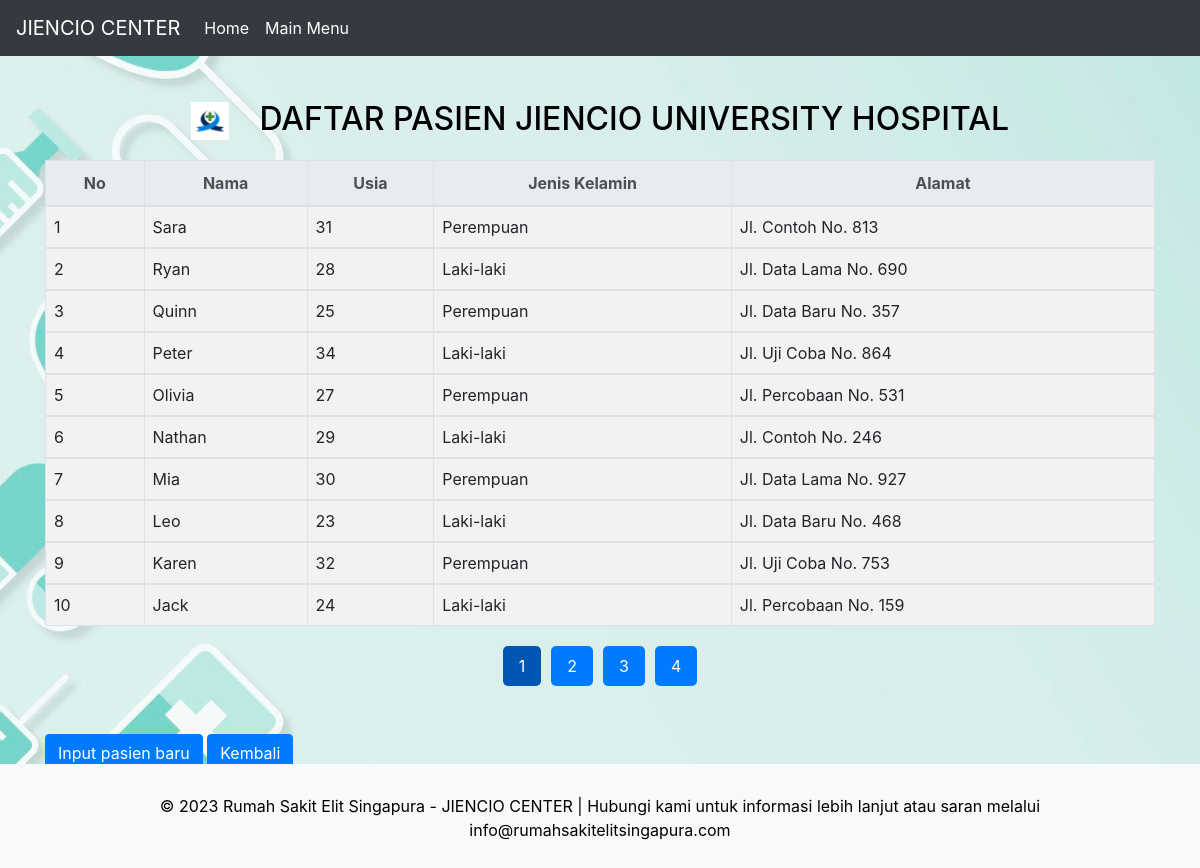
/indexpasien.php, run on the app's committed database.
### tables this page shows
CREATE TABLE `pasien` (
  `id` int(11) NOT NULL,
  `nama` varchar(100) NOT NULL,
  `usia` int(11) NOT NULL,
  `jenis_kelamin` varchar(20) NOT NULL,
  `alamat` varchar(255) NOT NULL
);

### indexpasien.php (the view, shortened to what this page needs)
<!DOCTYPE html>
<html lang="en">
<head>
    <link rel="stylesheet" href="https://cdn.jsdelivr.net/npm/bootstrap@4.6.1/dist/css/bootstrap.min.css"
>
</head>
<body>
    <nav class="navbar navbar-expand-lg navbar-dark bg-dark">
        <a class="navbar-brand" href="home.php">JIENCIO CENTER</a>
        <div class="collapse navbar-collapse" id="navbarNav">
            <ul class="navbar-nav">
                <li class="nav-item <?php if ($_SERVER['PHP_SELF'] == '/home.php') echo 'active'; ?>">
                    <a class="nav-link" href="home.php">Home</a>
                </li>
                <li class="nav-item <?php if ($_SERVER['PHP_SELF'] == '/indexutama.php') echo 'active'; ?>">
                    <a class="nav-link" href="indexutama.php">Main Menu</a>
                </li>
            </ul>
        </div>
    </nav>
    <div class="container">
        <br>
        <h2>
            <center><img src="logo.jpg" alt="Logo Jiencio" class="logo">DAFTAR PASIEN JIENCIO UNIVERSITY HOSPITAL
            </center>
        </h2>
        <table class="table table-bordered table-custom">
            <thead class="thead-light">
                <tr>
                    <th>No</th>
                    <th>Nama</th>
                    <th>Usia</th>
                    <th>Jenis Kelamin</th>
                    <th>Alamat</th>
                </tr>
            </thead>
            <?php
            include "koneksi.php";
            $jumlah_data_per_halaman = 10;
            $halaman = (isset($_GET['halaman'])) ? $_GET['halaman'] : 1;
            $awal_data = ($halaman - 1) * $jumlah_data_per_halaman;
            $sql = "SELECT * FROM pasien ORDER BY id DESC LIMIT $awal_data, $jumlah_data_per_halaman";
            $hasil = mysqli_query($kon, $sql);
            $no = $awal_data + 1;
            while ($data = mysqli_fetch_array($hasil)) {
    echo "<tbody>";
    echo "<tr>";
    echo "<td>$no</td>";
    echo "<td>" . (isset($data["nama"]) ? htmlspecialchars($data["nama"]) : '') . "</td>";
    echo "<td>" . (isset($data["usia"]) ? htmlspecialchars($data["usia"]) : '') . "</td>";
    echo "<td>" . (isset($data["jenis_kelamin"]) ? htmlspecialchars($data["jenis_kelamin"]) : '') . "</td>";
    echo "<td>" . (isset($data["alamat"]) ? htmlspecialchars($data["alamat"]) : '') . "</td>";
    echo "</tr>";
    echo "</tbody>";
    $no++;
}
            ?>
        </table>
        <div class="pagination">
            <?php
            $total_data = mysqli_num_rows(mysqli_query($kon, "SELECT * FROM pasien"));
            $total_halaman = ceil($total_data / $jumlah_data_per_halaman);
            for ($i = 1; $i <= $total_halaman; $i++) {
                if ($i == $halaman) {
                    echo "<span>$i</span>";
                } else {
                    echo "<a href='indexpasien.php?halaman=$i'>$i</a>";
                }
            }
            ?>
        </div>
        <br><br>
        <a href="createpasien.php" class="btn btn-primary" role="button">Input pasien baru</a>
        <a href="indexutama.php" class="btn btn-primary" role="button">Kembali</a>
    </div><br><br><br>
    <br>
    <footer>
        <div class="container">
            <p>&copy; 2023 Rumah Sakit Elit Singapura - JIENCIO CENTER | Hubungi kami untuk informasi lebih lanjut
                atau saran melalui info@rumahsakitelitsingapura.com</p>
        </div>
    </footer>
</body>
</html>

### indexpasien.php (style rules this page uses)
body { background-image: url('gambarbg.jpg'); background-size: cover; background-position: center; color: black; }
.logo { height: 1.2em; margin-right: 30px; }
.navbar { background-color: #343a40 !important; }
.navbar-nav .nav-item .nav-link { color: #ffffff !important; }
.container { margin-top: 20px; }
.table-custom { margin-top: 20px; background-color: #ffffff; border-collapse: collapse; width: 100%; }
.table-custom th { background-color: #007bff; color: #ffffff; font-weight: bold; text-align: center; padding: 10px; }
.table-custom td { text-align: left; padding: 8px; }
.table-custom tbody tr:nth-child(odd) { background-color: #f2f2f2; }
.btn-primary { background-color: #007bff; border-color: #007bff; }
.pagination { display: flex; justify-content: center; align-items: center; margin-top: 20px; }
.pagination a, .pagination span { margin: 0 5px; padding: 8px 16px; text-decoration: none; color: #ffffff; background-color: #007bff; border-radius: 5px; transition: background-color 0.3s ease; }
.pagination span { background-color: #0056b3; cursor: default; }
footer { position: fixed; bottom: 0; width: 100%; background-color: #f8f9fa; text-align: center; padding: 10px 0; }

### data on the page
pasien: nama "Sara", usia "31", jenis_kelamin "Perempuan", alamat "Jl. Contoh No. 813"
pasien: nama "Ryan", usia "28", jenis_kelamin "Laki-laki", alamat "Jl. Data Lama No. 690"
pasien: nama "Quinn", usia "25", jenis_kelamin "Perempuan", alamat "Jl. Data Baru No. 357"
pasien: nama "Peter", usia "34", jenis_kelamin "Laki-laki", alamat "Jl. Uji Coba No. 864"
pasien: nama "Olivia", usia "27", jenis_kelamin "Perempuan", alamat "Jl. Percobaan No. 531"
pasien: nama "Nathan", usia "29", jenis_kelamin "Laki-laki", alamat "Jl. Contoh No. 246"
pasien: nama "Mia", usia "30", jenis_kelamin "Perempuan", alamat "Jl. Data Lama No. 927"
pasien: nama "Leo", usia "23", jenis_kelamin "Laki-laki", alamat "Jl. Data Baru No. 468"
pasien: nama "Karen", usia "32", jenis_kelamin "Perempuan", alamat "Jl. Uji Coba No. 753"
pasien: nama "Jack", usia "24", jenis_kelamin "Laki-laki", alamat "Jl. Percobaan No. 159"
